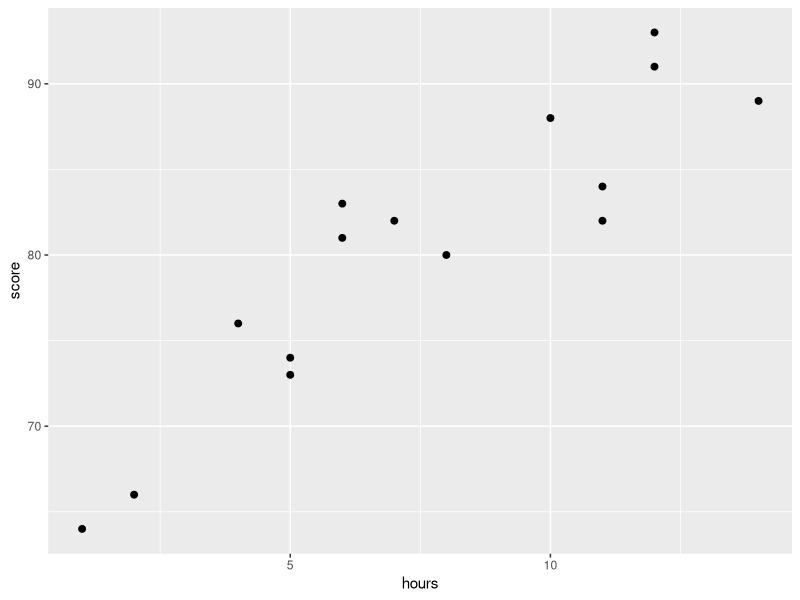
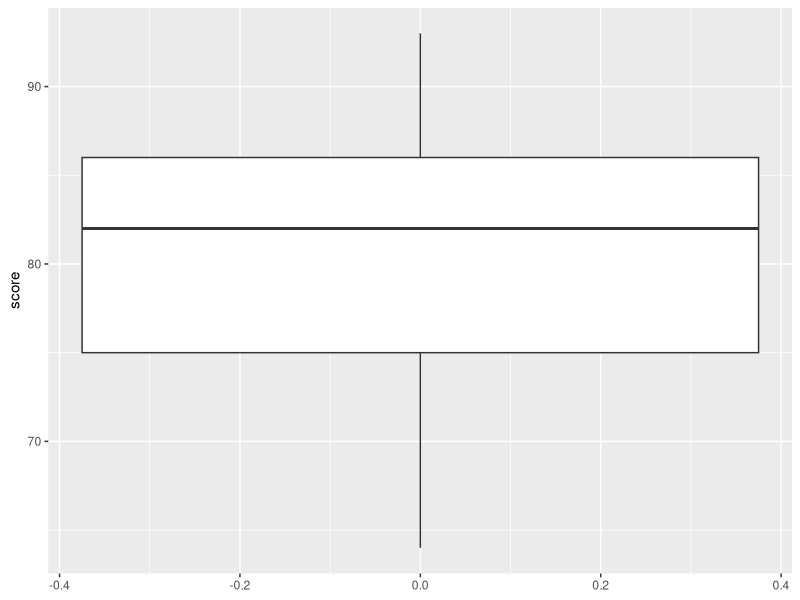
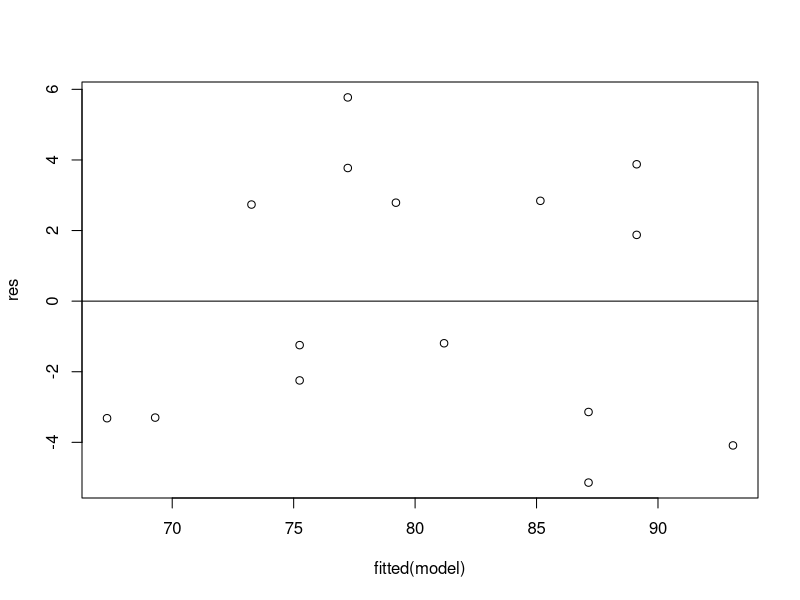
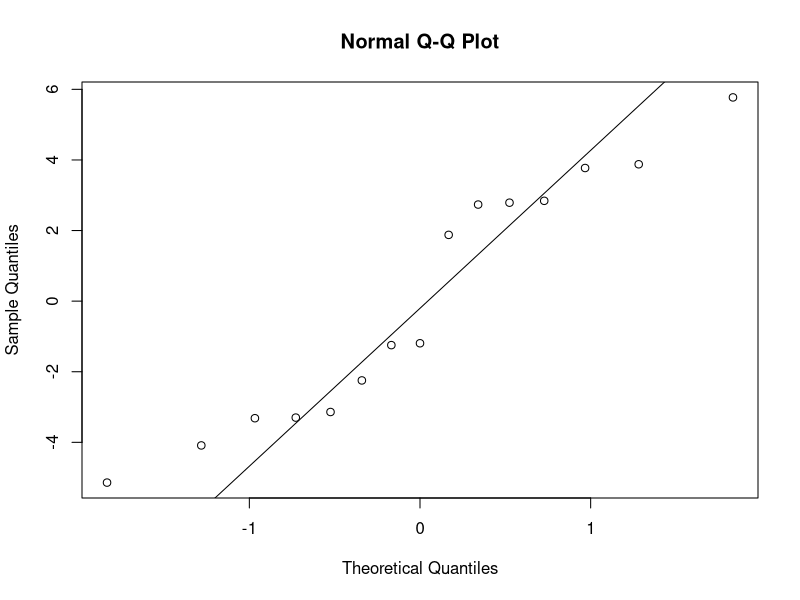

Write R code to recreate these figures, in order.
# Ordinary least squares (OLS) regression is a method that allows
# us to find a line that best describes the relationship
# between one or more predictor variables and a response variable.

# create dataset
df <- data.frame(hours=c(1, 2, 4, 5, 5, 6, 6, 7, 8, 10, 11, 11, 12, 12, 14),
                 score=c(64, 66, 76, 73, 74, 81, 83, 82, 80, 88, 84, 82, 91, 93, 89))

# view first six rows of dataset
head(df)

# step: visualize the data
library("ggplot2")

# create scatter plot
ggplot(df, aes(x=hours, y=score)) +
  geom_point(size=2)

# check outliers boxplot
# create scatter plot
ggplot(df, aes(y=score)) +
  geom_boxplot()

# step3: Perform OLS Regression
# fit simple linear regression model
model <- lm(score~hours, data=df)

# view model summary
summary(model)

# create Residual plots
# define residuals
res <- resid(model)

# prodcue residual vs. fitted plot
plot(fitted(model), res)

# add a horizontal line at 0
abline(0, 0)


# create  q-q   plot for residuals
qqnorm(res)

# add a straight diagonal line to the plot
qqline(res)
